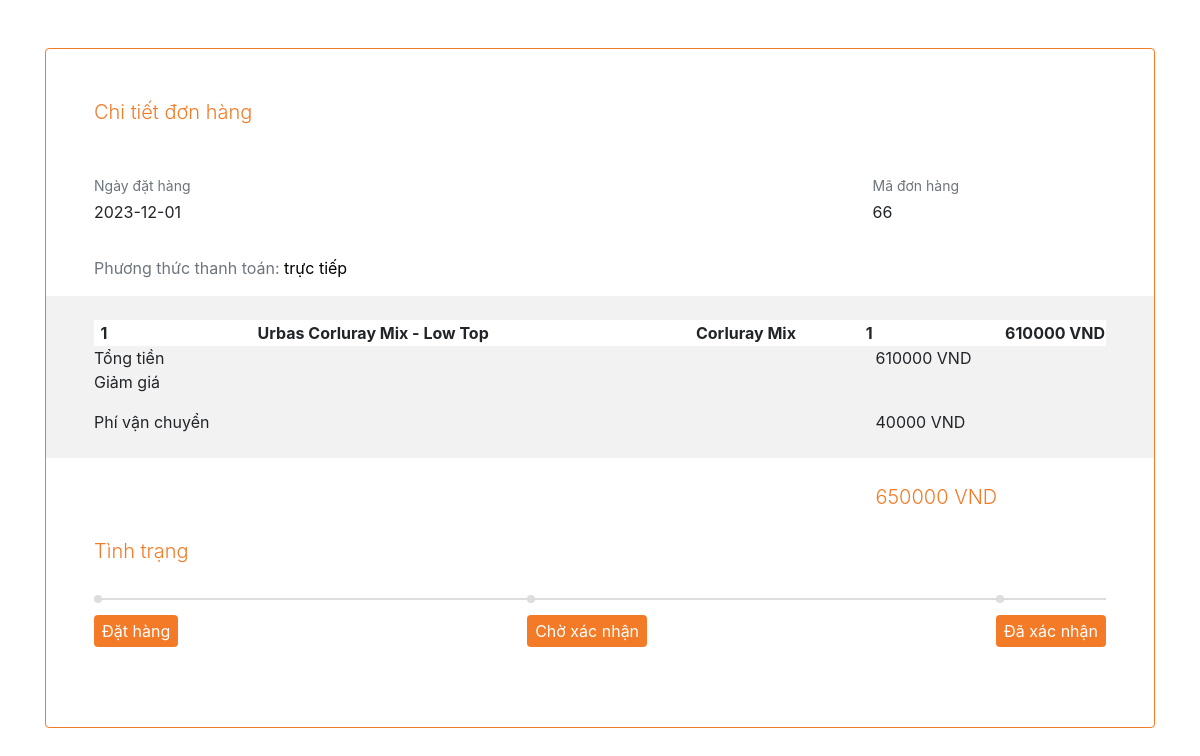
The app's page /pages/main/donmua/chitietdonhang.php?id=66 with its own data.
### tables this page shows
CREATE TABLE `thanhtoan` (
  `thanhtoanid` int(11) NOT NULL,
  `khachhangid` varchar(20) NOT NULL,
  `ngayorder` date NOT NULL DEFAULT current_timestamp(),
  `magiamgiaid` varchar(20) NOT NULL,
  `tongtien` int(20) NOT NULL,
  `hinhthucthanhtoan` varchar(255) NOT NULL,
  `tienhang` int(11) NOT NULL,
  `phiship` int(11) NOT NULL,
  `trangthai` varchar(200) NOT NULL
);

CREATE TABLE `sanpham` (
  `sanphamid` int(11) NOT NULL,
  `tensp` varchar(255) NOT NULL,
  `giasp` int(20) NOT NULL,
  `danhmuc` varchar(255) NOT NULL,
  `dongspid` varchar(20) DEFAULT NULL,
  `styleid` varchar(20) DEFAULT NULL,
  `thongtinsp` text NOT NULL
);

CREATE TABLE `color` (
  `colorid` varchar(20) NOT NULL,
  `colorname` varchar(255) NOT NULL,
  `colorhex` varchar(10) NOT NULL
);

CREATE TABLE `thanhtoanct` (
  `thanhtoanctid` int(11) NOT NULL,
  `thanhtoanid` int(11) NOT NULL,
  `productcolorsizeid` int(11) NOT NULL,
  `soluong` int(11) NOT NULL
);

### pages/main/donmua/chitietdonhang.php (the view, shortened to what this page needs)
<!DOCTYPE html>
<html lang="en">
<head>
    <link rel="stylesheet" href="https://cdnjs.cloudflare.com/ajax/libs/font-awesome/6.0.0-beta3/css/all.min.css">
    <link rel="stylesheet" href="https://cdn.jsdelivr.net/npm/bootstrap@4.6.2/dist/css/bootstrap.min.css">
    <link rel="stylesheet" type="text/css" href="/css/Thanhtoan.css" />
</head>
<body>
    <body>
        <?php
        $connect = new mysqli('localhost', 'root', '', 'dbdoan');
        $iddonhang = $_GET['id'];
        $sql_select_donhang = "SELECT * FROM thanhtoan WHERE thanhtoanid = '" . $iddonhang . "'";
        $result_select_donhang = $connect->query($sql_select_donhang);
        $row_select_donhang = $result_select_donhang->fetch_assoc();
        ?>
        <section class="section_orderdetail">
            <div class="container py-5 h-100">
                <div class="row d-flex justify-content-center align-items-center ">
                    <div class="col">
                        <div class="card border-top border-bottom border-3" style="border-color: #f37a27 !important;">
                            <div class="card-body p-5">
                                <p class="lead fw-bold mb-5" style="color: #f37a27;">Chi tiết đơn hàng</p>
                                <div class="row">
                                    <div class="col mb-8">
                                        <p class="small text-muted mb-1">Ngày đặt hàng</p>
                                        <p><?php echo $row_select_donhang['ngayorder'] ?></p>
                                    </div>
                                    <div class="col mb-3" style="padding-left: 530px;">
                                        <p class="small text-muted mb-1">Mã đơn hàng</p>
                                        <p><?php echo $row_select_donhang['thanhtoanid'] ?></p>
                                    </div>
                                </div>
                                <div class="row">
                                    <div class="col">
                                        <p class="text-muted">Phương thức thanh toán: <span style="color: black;"><?php echo $row_select_donhang['hinhthucthanhtoan'] ?></span></p>
                                    </div>
                                </div>
                                <div class="mx-n5 px-5 py-4" style="background-color: #f2f2f2;">
                                    <table class="order_detail_list" style="border-collapse:collapse;width:100%;background-color: #f2f2f2;">
                                        <?php
                                        $sql_select_chitietsanpham = "select * from thanhtoan,thanhtoanct,procolorsize,productcolor,sanpham,color where thanhtoanct.thanhtoanid=thanhtoan.thanhtoanid and thanhtoanct.productcolorsizeid=procolorsize.procolorsizeid and procolorsize.procolorid=productcolor.productcolorid and productcolor.productid=sanpham.sanphamid and color.colorid=productcolor.colorid and thanhtoan.thanhtoanid='" . $iddonhang . "';";
                                        $result_select_chitietsanpham = $connect->query($sql_select_chitietsanpham);
                                        $stt = 0;
                                        if ($result_select_chitietsanpham->num_rows > 0) {
                                            while ($row_select_chitietsanpham = $result_select_chitietsanpham->fetch_assoc()) {
                                                $stt++;
                                                echo "<tr>";
                                                echo "<td id='id_order_detail_list_ordnumber' name='id_order_detail_list_ordnumber'>$stt</td>";
                                                echo "<td id='id_order_detail_list_tensanpham' name='id_order_detail_list_tensanpham'>" . $row_select_chitietsanpham['tensp'] . "</td>";
                                                echo "<td id='id_order_detail_list_procolorsizeid' name='id_order_detail_list_procolorsizeid'>" . $row_select_chitietsanpham['colorname'] . "</td>";
                                                echo "<td id='id_order_detail_list_soluongsanpham' name='id_order_detail_list_soluongsanpham'>" . $row_select_chitietsanpham['soluong'] . "</td>";
                                                echo "<td id='id_order_detail_list_giatiensanpham' name='id_order_detail_list_giatiensanpham'>" . $row_select_chitietsanpham['giasp'] . " VND</td>";
                                                echo "</tr>";
                                            }
                                        }
                                        ?>
                                    </table>
                                    <div class="row">
                                        <div class="col-md-8 col-lg-9">
                                            <p class="mb-0">Tổng tiền</p>
                                        </div>
                                        <div class="col-md-4 col-lg-3">
                                            <p class="mb-0"><?php echo $row_select_donhang['tienhang'] ?> VND</p>
                                        </div>
                                    </div>
                                    <div class="row">
                                        <div class="col-md-8 col-lg-9">
                                            <p>Giảm giá</p>
                                        </div>
                                        <div class="col-md-4 col-lg-3">
                                        </div>
                                    </div>
                                    <div class="row">
                                        <div class="col-md-8 col-lg-9">
                                            <p class="mb-0">Phí vận chuyển</p>
                                        </div>
                                        <div class="col-md-4 col-lg-3">
                                            <p class="mb-0"><?php echo $row_select_donhang['phiship'] ?> VND</p>
                                        </div>
                                    </div>
                                </div>
                                <div class="row my-4">
                                    <div class="col-md-4 offset-md-8 col-lg-3 offset-lg-9">
                                        <p class="lead fw-bold mb-0" style="color: #f37a27;"><?php echo $row_select_donhang['tongtien'] ?> VND</p>
                                    </div>
                                </div>
                                <p class="lead fw-bold mb-4 pb-2" style="color: #f37a27;">Tình trạng</p>
                                <div class="row">
                                    <div class="col-lg-12">
                                        <div class="horizontal-timeline">
                                            <?php
                                            $trangthai = $row_select_donhang['trangthai'];
                                            if ($trangthai == "Đã xác nhận") {
                                                echo '<ul class="list-inline items d-flex justify-content-between">
                <li class="list-inline-item items-list">
                    <p class="py-1 px-2 rounded text-white" style="background-color: #f37a27;">Đặt hàng</p>
                </li>
                <li class="list-inline-item items-list">
                    <p class="py-1 px-2 rounded text-white" style="background-color: #f37a27;">Chờ xác nhận</p>
                </li>
                <li class="list-inline-item items-list text-end">
                    <p class="py-1 px-2 rounded text-white" style="background-color: #f37a27;">Đã xác nhận</p>
                </li>
            </ul>';
                                            } else if ($trangthai == "Chờ xác nhận") {
                                                echo '<ul class="list-inline items d-flex justify-content-between">
                <li class="list-inline-item items-list">
                    <p class="py-1 px-2 rounded text-white" style="background-color: #f37a27;">Đặt hàng</p>
                </li>
                <li class="list-inline-item items-list text-end">
                    <p class="py-1 px-2 rounded text-white" style="background-color: #f37a27;">Chờ xác nhận</p>
                </li>
            </ul>';
                                            }
                                            ?>
                                        </div>
                                    </div>
                                </div>
                            </div>
                        </div>
                    </div>
                </div>
            </div>
        </section>
    </body>
</body>
</html>

### css/Thanhtoan.css (style rules this page uses)
body { padding:0px; margin : 0px; }

### pages/main/donmua/chitietdonhang.php (style rules this page uses)
.horizontal-timeline .items { border-top: 2px solid #ddd; }
.horizontal-timeline .items .items-list { position: relative; margin-right: 0; }
.horizontal-timeline .items .items-list:before { content: ""; position: absolute; height: 8px; width: 8px; border-radius: 50%; background-color: #ddd; top: 0; margin-top: -5px; }
.horizontal-timeline .items .items-list { padding-top: 15px; }
.section_orderdetail { position: relative; display: flex; justify-content: center; align-items: center; margin-bottom: 540px; }
.order_detail_list tr td { background-color: white; font-weight: bold; }
#id_order_detail_list_ordnumber, #id_order_detail_list_tensanpham, #id_order_detail_list_procolorsizeid, #id_order_detail_list_soluongsanpham { text-align: center; }
#id_order_detail_list_giatiensanpham, #id_order_detail_list_tongtienhang, #id_order_detail_list_tongtienhang_display, #id_order_detail_list_phivanchuyen, #id_order_detail_list_phivanchuyen_display, #id_order_detail_list_thanhtien, #id_order_detail_list_thanhtien_display, #id_order_detail_list_magiamgia, #id_order_detail_list_magiamgia_display { text-align: right; }

### records on screen
thanhtoan: ngayorder "2023-12-01", thanhtoanid "66", hinhthucthanhtoan "trực tiếp", sanpham.tensp "Urbas Corluray Mix - Low Top", color.colorname "Corluray Mix", thanhtoanct.soluong "1", sanpham.giasp "610000", tienhang "610000", phiship "40000", tongtien "650000"
